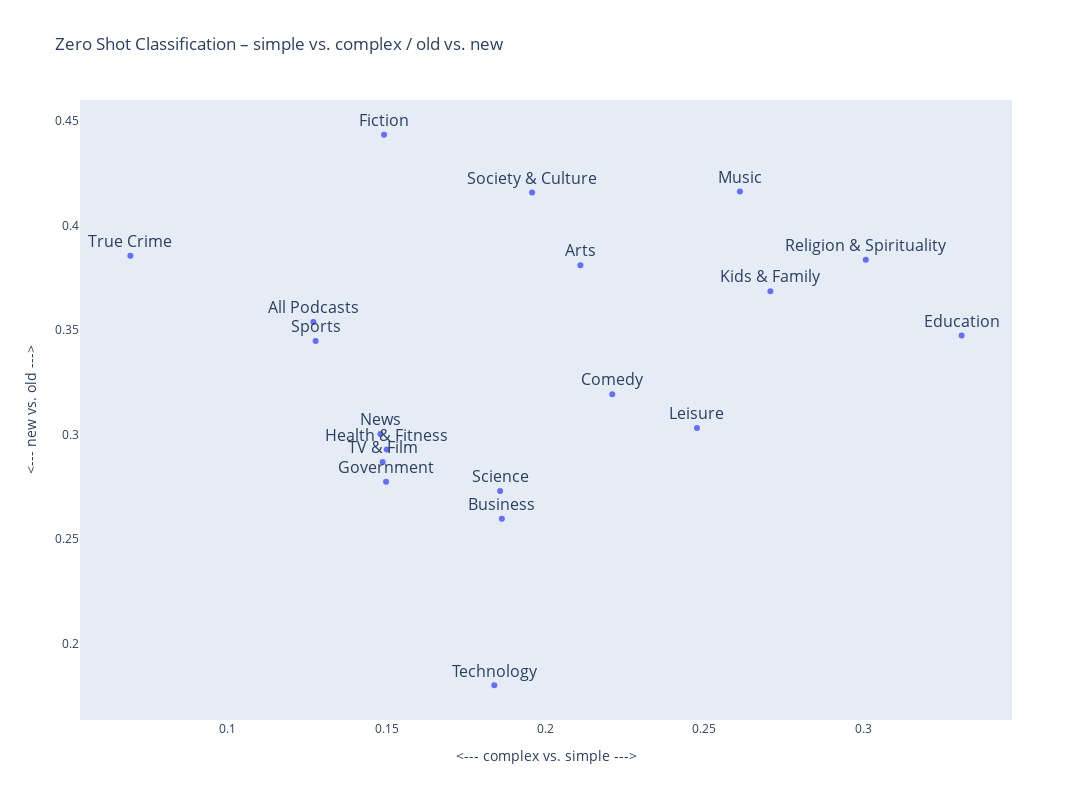

Notebook code cell kept with this figure:
### Markdown cell above
Simple pairs like simple/complex, old/new work yield meaningful results too.

### Code cell
create_graph("simple_complex", "old_new")

### Figure 1 — Plotly figure (JSON) as saved in the notebook; plotly's stock layout.template omitted (floating-point values rounded to 4 significant figures)
{"data": [{"hovertemplate": "<--- complex vs. simple --->=%{x}<br><--- new vs. old --->=%{y}<br>chartable_genre=%{text}<extra></extra>", "legendgroup": "", "marker": {"color": "#636efa", "symbol": "circle"}, "mode": "markers+text", "name": "", "orientation": "v", "showlegend": false, "text": ["All Podcasts", "Arts", "Business", "Comedy", "Education", "Fiction", "Government", "Health & Fitness", "Kids & Family", "Leisure", "Music", "News", "Religion & Spirituality", "Science", "Society & Culture", "Sports", "TV & Film", "Technology", "True Crime"], "textfont": {"size": 16}, "textposition": "top center", "type": "scatter", "x": [0.1269, 0.211, 0.1862, 0.221, 0.331, 0.1491, 0.1498, 0.15, 0.2708, 0.2476, 0.2612, 0.148, 0.3008, 0.1857, 0.1957, 0.1276, 0.1487, 0.1838, 0.06927], "xaxis": "x", "y": [0.3539, 0.381, 0.2597, 0.3193, 0.3474, 0.4433, 0.2775, 0.2929, 0.3686, 0.3032, 0.4162, 0.3003, 0.3836, 0.273, 0.4157, 0.3448, 0.2868, 0.1802, 0.3855], "yaxis": "y"}], "layout": {"height": 800, "legend": {"tracegroupgap": 0}, "title": {"text": "Zero Shot Classification – simple vs. complex / old vs. new"}, "width": 1200, "xaxis": {"anchor": "y", "autorange": true, "domain": [0, 1], "range": [0.05355, 0.3467], "showgrid": false, "title": {"text": "<--- complex vs. simple --->"}, "type": "linear"}, "yaxis": {"anchor": "x", "autorange": true, "domain": [0, 1], "range": [0.1635, 0.4599], "showgrid": false, "title": {"text": "<--- new vs. old --->"}, "type": "linear"}}}
